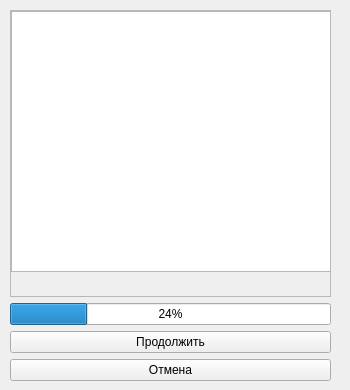
<?xml version="1.0" encoding="UTF-8"?>
<ui version="4.0">
 <class>Form</class>
 <widget class="QWidget" name="Form">
  <property name="geometry">
   <rect>
    <x>0</x>
    <y>0</y>
    <width>350</width>
    <height>390</height>
   </rect>
  </property>
  <property name="minimumSize">
   <size>
    <width>350</width>
    <height>390</height>
   </size>
  </property>
  <property name="maximumSize">
   <size>
    <width>350</width>
    <height>390</height>
   </size>
  </property>
  <property name="windowTitle">
   <string>Form</string>
  </property>
  <widget class="QWidget" name="gridLayoutWidget">
   <property name="geometry">
    <rect>
     <x>10</x>
     <y>10</y>
     <width>321</width>
     <height>371</height>
    </rect>
   </property>
   <layout class="QGridLayout" name="gridLayout">
    <item row="2" column="0">
     <widget class="QPushButton" name="continue_button_3">
      <property name="text">
       <string>Продолжить</string>
      </property>
     </widget>
    </item>
    <item row="0" column="0">
     <widget class="QScrollArea" name="scrollArea">
      <property name="widgetResizable">
       <bool>true</bool>
      </property>
      <widget class="QWidget" name="scrollAreaWidgetContents">
       <property name="geometry">
        <rect>
         <x>0</x>
         <y>0</y>
         <width>317</width>
         <height>257</height>
        </rect>
       </property>
       <widget class="QTextBrowser" name="textBrowser">
        <property name="geometry">
         <rect>
          <x>0</x>
          <y>0</y>
          <width>321</width>
          <height>261</height>
         </rect>
        </property>
       </widget>
      </widget>
     </widget>
    </item>
    <item row="3" column="0">
     <widget class="QPushButton" name="pushButton_2">
      <property name="text">
       <string>Отмена</string>
      </property>
     </widget>
    </item>
    <item row="1" column="0">
     <widget class="QProgressBar" name="progressBar">
      <property name="value">
       <number>24</number>
      </property>
     </widget>
    </item>
   </layout>
  </widget>
 </widget>
 <resources/>
 <connections/>
</ui>
